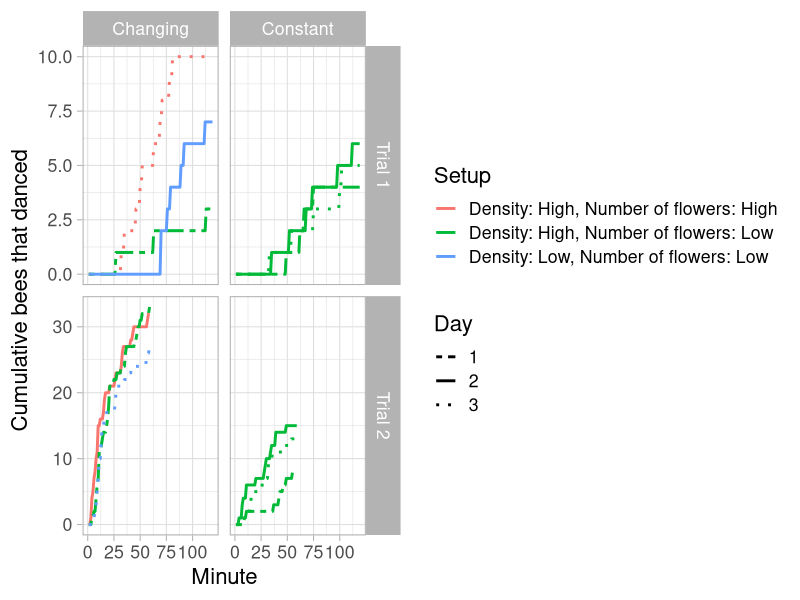
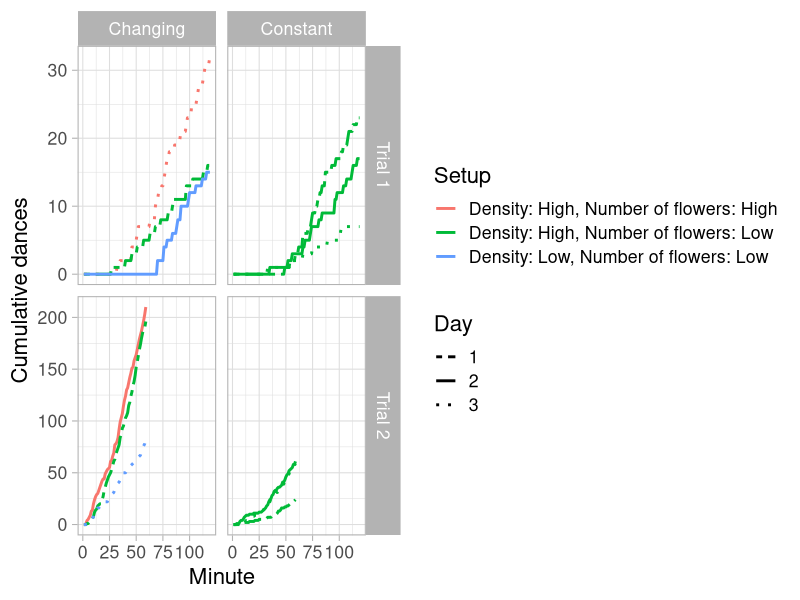
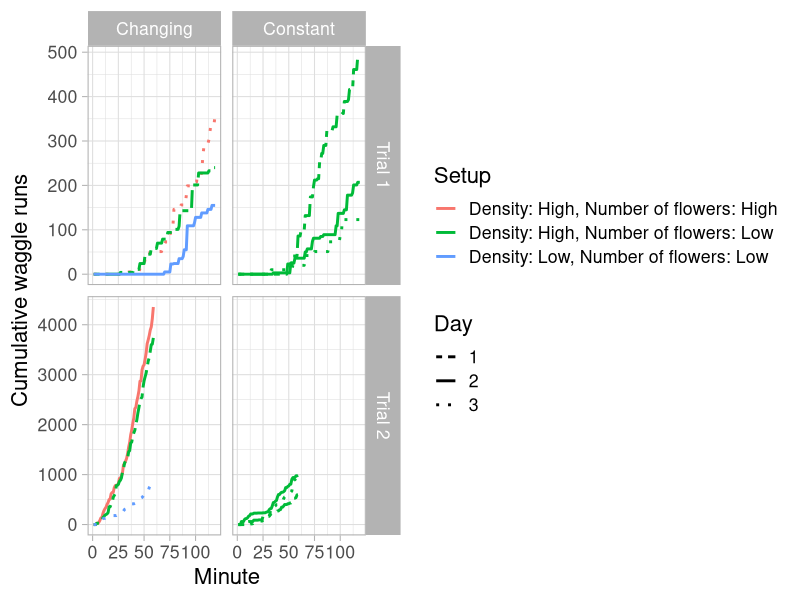
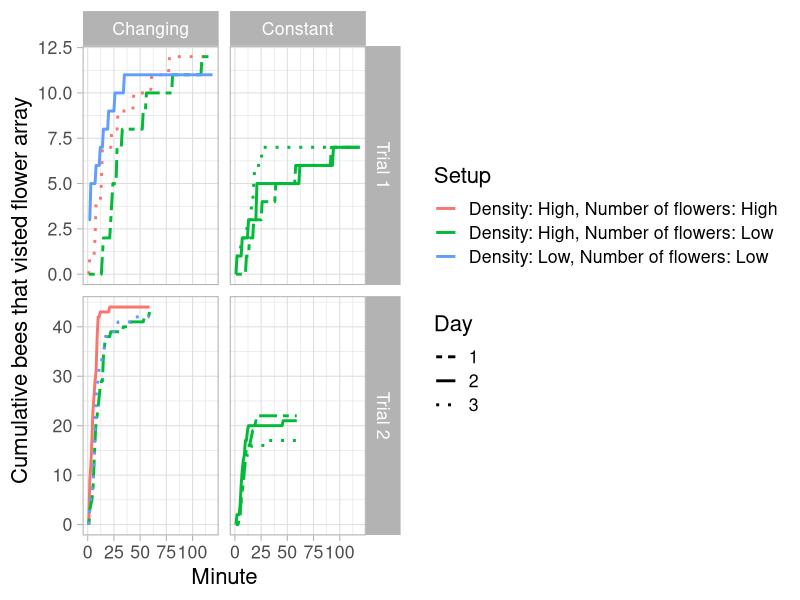
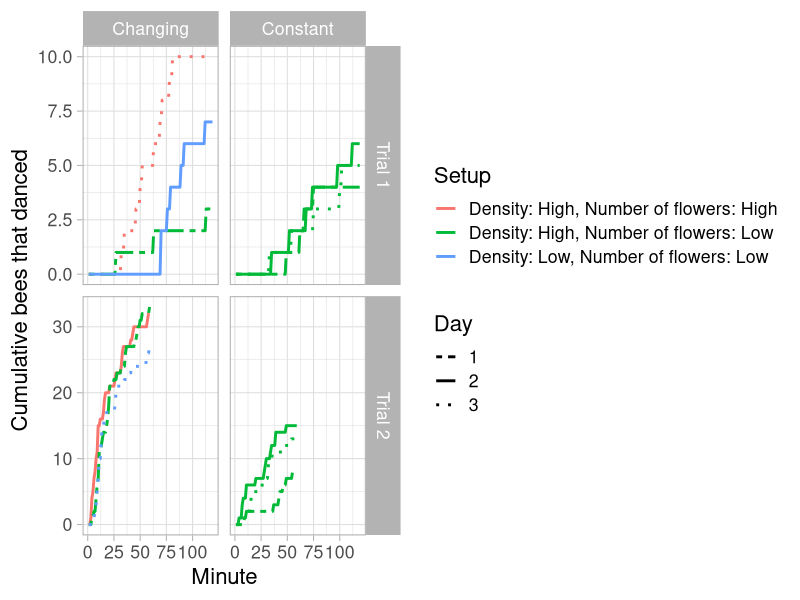
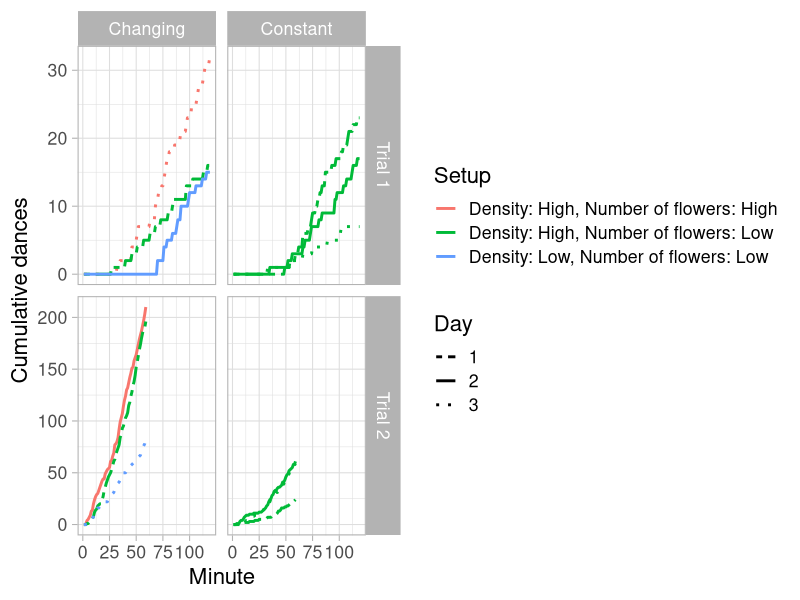
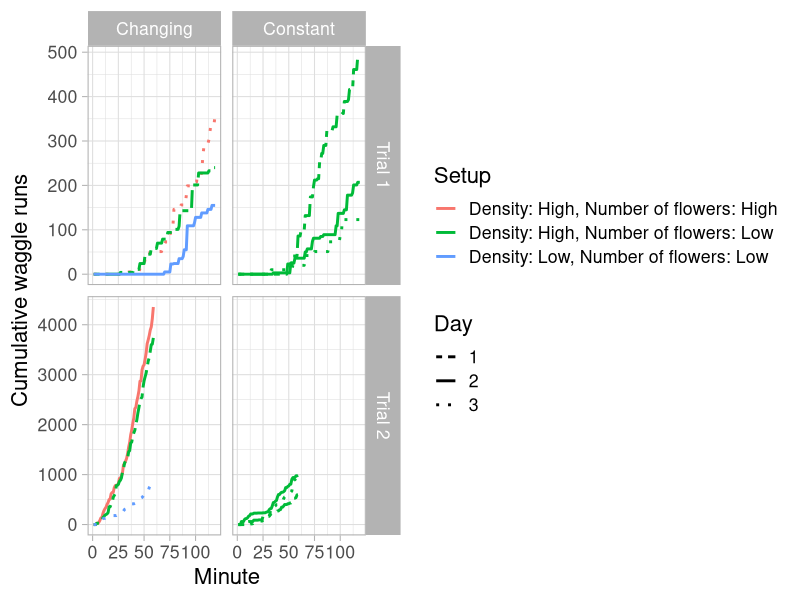
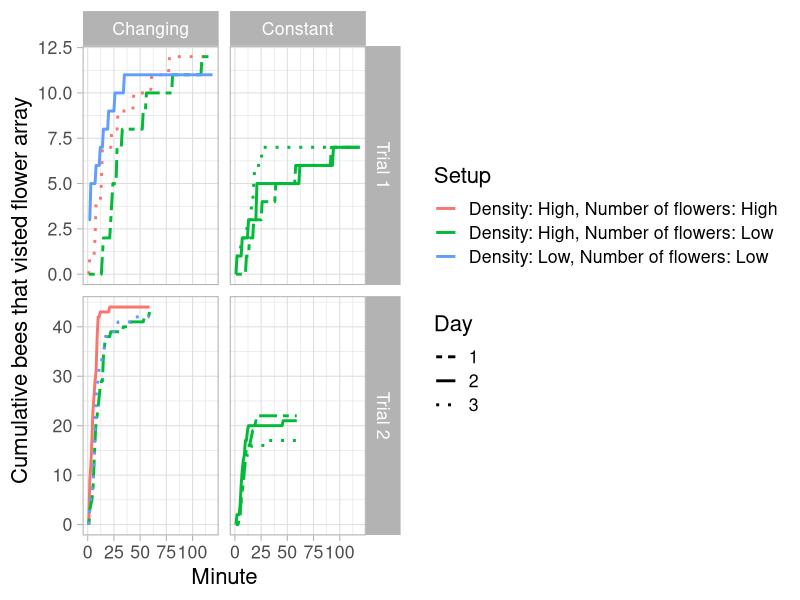

Recreate these plots in R, in order.
## ---- chunk 1
library(knitr) 
opts_knit$set(root.dir = normalizePath('../'))
## ---- chunk 2
library("tidyverse")
## ---- chunk 3
# This file has one row per hive visit
dances_df <- read.csv("cleaned_data/all_dances.csv") %>%
  mutate(Day = as.factor(Day))  # this was read in as an integer vector

# This file has one row per array visit
array_visits_df <- read.csv("cleaned_data/all_array_visits.csv") %>%
  mutate(Day = as.factor(Day))  # this was read in as an integer vector
## ---- chunk 4
dances_df <- dances_df %>%
  mutate(Integer_time = floor(Decimal_entrance_time))
## ---- chunk 5
# Adding cumulative bees (I think!) requires a set of nested for loops

## We need to create one list of bees for every trial, day, treatment combination
## We use these lists to create a smaller data frame with cumulative bees added
## and then we need to add each of these temporary data frames to a larger
## data frame

# Here's where the larger data frame is initialized
cumulative_df <- data.frame(Trial = character(),
                 Day = character(),
                 Treatment = character(),
                 Density = character(),
                 Flower_number = character(),
                 Minute = integer(),
                 Cumul_bees = integer(),
                 Cumul_dances = integer(),
                 Cumul_waggle_runs = integer())

# Here are all of the options to loop through
trials <- unique(dances_df$Trial)
days <- unique(dances_df$Day)
treatments <- unique(dances_df$Treatment)

# Now we start the loops
for (trial_i in trials){
  # Trial 1-> 2 hours, Trial 2-> 1 hour
  if (trial_i == "Trial 1"){
    minutes <- 1:119
  } else {
    minutes <- 1:59
  }
  for (day_i in days){
    for (treatment_i in treatments){
      # get that subset of rows
      temp_df <- dances_df %>%
        filter(Trial == trial_i & Day == day_i & Treatment == treatment_i)
      # get the treatment values to add to the temporary data frame
      curr_density <- temp_df$Density[1]
      curr_flower_number <- temp_df$Flower_number[1]
      curr_setup <- temp_df$Setup[1]
      # create a temporary df to store the cumulative values
      temp_cumul_df <- data.frame(Trial = rep(x = trial_i, times = length(minutes)),
                                  Day = rep(x = day_i, times = length(minutes)),
                                  Treatment = rep(x = treatment_i, times = length(minutes)),
                                  Density = rep(x = curr_density, times = length(minutes)),
                                  Flower_number = rep(x = curr_flower_number, times = length(minutes)),
                                  Setup = rep(x = curr_setup, times = length(minutes)),
                                  Minute = minutes,
                                  Cumul_bees = rep(x = 0, times = length(minutes)),
                                  Cumul_dances = rep(x = 0, times = length(minutes)),
                                  Cumul_waggle_runs = rep(x = 0, times = length(minutes)))
      for (row in 1:length(minutes)){
        # save the minute for the current row
        curr_minute <- row
        # get a subset of temp_df
        temp_df_row <- temp_df %>%
          filter(Integer_time <= curr_minute)
        # get a vector of all bees that entered during/before that minute
        curr_bees_list <- unique(temp_df_row$Bee)
        # add the cumulative totals to the temporary data frame
        temp_cumul_df$Cumul_bees[row] <- length(curr_bees_list)
        temp_cumul_df$Cumul_dances[row] <- sum(temp_df_row$Danced)
        temp_cumul_df$Cumul_waggle_runs[row] <- sum(temp_df_row$Total_runs)
      }
      # then add the temporary df to the df we initialized above
      cumulative_df <- rbind(cumulative_df, temp_cumul_df)
    }
  }
}
## ---- chunk 6
## We need to create one list of bees for every trial, day, treatment combination
## We use these lists to create a smaller data frame with cumulative bees added
## and then we need to add each of these temporary data frames to a larger
## data frame

# Here's where the larger data frame is initialized
cumulative_array_df <- data.frame(Trial = character(),
                 Day = character(),
                 Treatment = character(),
                 Density = character(),
                 Flower_number = character(),
                 Minute = integer(),
                 Cumul_bees = integer())

# Here are all of the options to loop through
trials <- unique(dances_df$Trial)
days <- unique(dances_df$Day)
treatments <- unique(dances_df$Treatment)

# Now we start the loops
for (trial_i in trials){
  # Trial 1-> 2 hours, Trial 2-> 1 hour
  if (trial_i == "Trial 1"){
    minutes <- 1:119
  } else {
    minutes <- 1:59
  }
  for (day_i in days){
    for (treatment_i in treatments){
      # get that subset of rows
      temp_df <- array_visits_df %>%
        filter(Trial == trial_i & Day == day_i & Treatment == treatment_i)
      # get the treatment values to add to the temporary data frame
      curr_density <- temp_df$Density[1]
      curr_flower_number <- temp_df$Flower_number[1]
      curr_setup <- temp_df$Setup[1]
      # create a temporary df to store the cumulative values
      temp_cumul_df <- data.frame(Trial = rep(x = trial_i, times = length(minutes)),
                                  Day = rep(x = day_i, times = length(minutes)),
                                  Treatment = rep(x = treatment_i, times = length(minutes)),
                                  Density = rep(x = curr_density, times = length(minutes)),
                                  Flower_number = rep(x = curr_flower_number, times = length(minutes)),
                                  Setup = rep(x = curr_setup, times = length(minutes)),
                                  Minute = minutes,
                                  Cumul_bees = rep(x = 0, times = length(minutes)))
      for (row in 1:length(minutes)){
        # save the minute for the current row
        curr_minute <- row
        # get a subset of temp_df
        temp_df_row <- temp_df %>%
          filter(Array_time <= curr_minute)
        # get a vector of all bees that were seen during/before that minute
        curr_bees_list <- unique(temp_df_row$Bee)
        # add the cumulative totals to the temporary data frame
        temp_cumul_df$Cumul_bees[row] <- length(curr_bees_list)
      }
      # then add the temporary df to the df we initialized above
      cumulative_array_df <- rbind(cumulative_array_df, temp_cumul_df)
    }
  }
}
## ---- chunk 7
if (!dir.exists("figures")){
  dir.create("figures")
}
## ---- chunk 8
cumulative_df %>%
  ggplot(aes(x = Minute, y = Cumul_bees, color = Setup, linetype = Day)) +
  scale_linetype_manual(values = c("twodash", "solid", "dotted")) +
  geom_line(linewidth = 1) +
  labs(y = "Cumulative bees that danced") +
  facet_grid(Trial~Treatment, scales = "free_y") +  # trials had very different totals
  theme_light(base_size = 16)

ggsave("figures/Lineplot_cumulative_dancing_bees.jpg", 
       device="jpeg",
       width = 12,
       height = 8,
       units = "in",
       dpi = 300)
  
## ---- chunk 9
cumulative_df %>%
  ggplot(aes(x = Minute, y = Cumul_dances, color = Setup, linetype = Day)) +
  scale_linetype_manual(values = c("twodash", "solid", "dotted")) +
  geom_line(linewidth = 1) +
  labs(y = "Cumulative dances") +
  facet_grid(Trial~Treatment, scales = "free_y") +  # trials had very different totals
  theme_light(base_size = 16)


ggsave("figures/Lineplot_cumulative_dances.jpg", 
       device="jpeg",
       width = 12,
       height = 8,
       units = "in",
       dpi = 300)
## ---- chunk 10
cumulative_df %>%
  ggplot(aes(x = Minute, y = Cumul_waggle_runs, color = Setup, linetype = Day)) +
  scale_linetype_manual(values = c("twodash", "solid", "dotted")) +
  geom_line(linewidth = 1) +
  labs(y = "Cumulative waggle runs") +
  facet_grid(Trial~Treatment, scales = "free_y") +  # trials had very different totals
  theme_light(base_size = 16)
  

ggsave("figures/Lineplot_cumulative_waggle_runs.jpg", 
       device="jpeg",
       width = 12,
       height = 8,
       units = "in",
       dpi = 300)
## ---- chunk 11
cumulative_array_df %>%
  ggplot(aes(x = Minute, y = Cumul_bees, color = Setup, linetype = Day)) +
  scale_linetype_manual(values = c("twodash", "solid", "dotted")) +
  geom_line(linewidth = 1) +
  labs(y = "Cumulative bees that visted flower array") +
  facet_grid(Trial~Treatment, scales = "free_y") +  # trials had very different totals
  theme_light(base_size = 16)

ggsave("figures/Lineplot_cumulative_array_visiting_bees.jpg", 
       device="jpeg",
       width = 12,
       height = 8,
       units = "in",
       dpi = 300)
  
